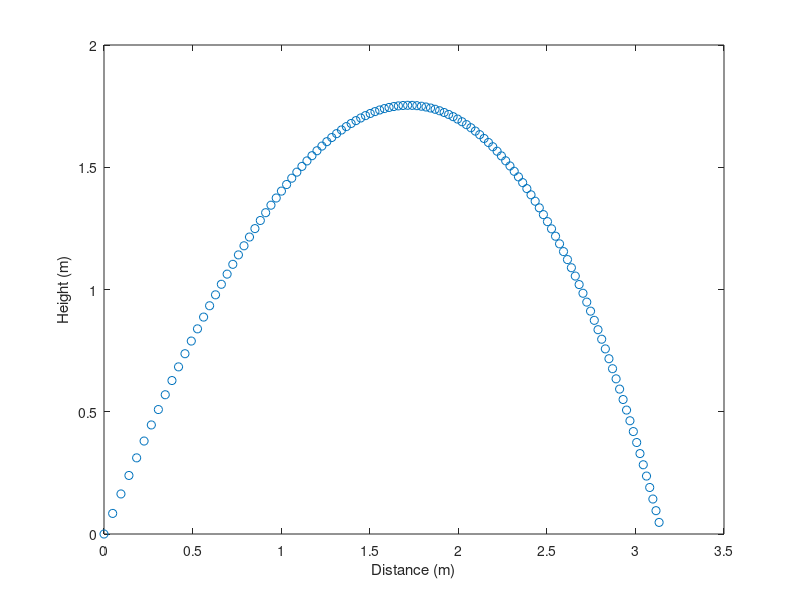

Source code (MATLAB):
%Assignment 1 1 c

% Clear memory and only show a few digits
clear all; format short;

% Dimensionalisation & parameters
C=0.5;
m=2.7e-3;
rho=1.2;
radius=2e-2;
A=pi*radius^2;
G=9.8; % Acceleration due to gravity (m/s^2)
LS=1.0; % Choice for scaling length (m)
TS=sqrt(LS/G); % Choice for scale for time (s)

% Prompt user for time step, initial speed and angle
%tau_s=input('Enter time step in s: ');
%speed_m=input('Enter initial speed in m/s: ');
%angle=input('Enter initial angle in degrees: ');
tau_s=0.01;
speed_m=10;
angle=60;

% Convert to radians
angle=angle*pi/180;

% Non-dimensionalise time step and initial speed
tau=tau_s/TS;
speed=speed_m/(LS/TS);

% Row vectors for non-dimensional position and velocity, and also 
% the exact position
pos=[0 0];
pose=pos;
vel=speed*[cos(angle) sin(angle)];

Del=0.5*rho*C*A*LS/m;

% Midpoint method integration
n=0;
while pos(2)>=0
  
  % Store positions for plotting
  n=n+1;
  x(n)=pos(1); y(n)=pos(2);
  xe(n)=pose(1); ye(n)=pose(2);

  % One step of the midpoint method
  accel=-Del*norm(vel)^2*vel-[0 1];
  
  vel_next=vel+tau*accel;
  pos_next=pos+0.5*tau*(vel+vel_next);
  
  pos=pos_next;
  vel=vel_next;
end

%Calculate time of flight
dydt=(pos(2)-y(n))/tau_s;
tof=tau_s*(n)+y(n)/dydt;
disp(['Time of flight (s): ',num2str(tof)]);

% Plot the midpoint method trajectory and the analytic trajectory
plot(LS*x,LS*y,'o',LS*xe,LS*ye,'-')
xlabel('Distance (m)')
ylabel('Height (m)')

% Linear interpolation to estimate the range of the projectile,
% with conversion to m
range=pos(1)-pos(2)*(pos(1)-x(end))/(pos(2)-y(end));
range_m=LS*range;
disp(['Range (m): ',num2str(range_m)])
